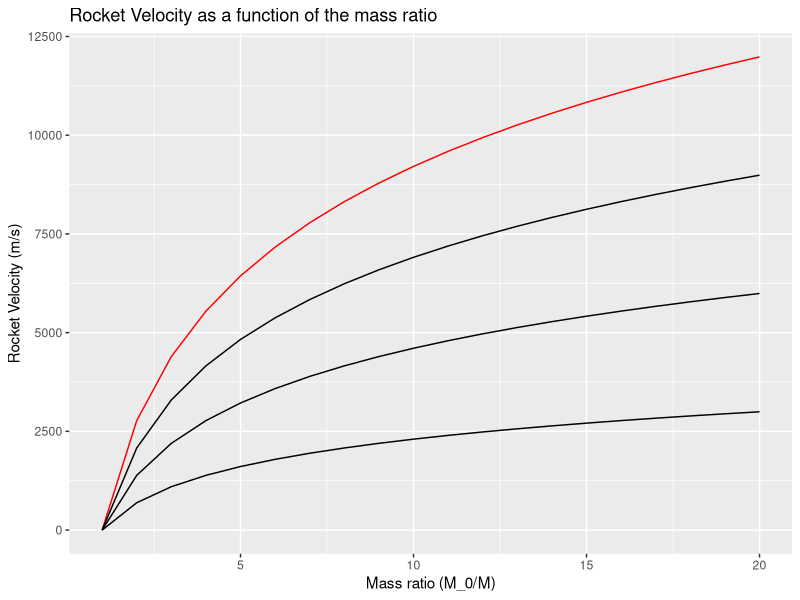

The R source for this figure:
## ---- chunk 1
library(tidyverse)
## ---- chunk 2
AcceleratedForce <- function(m,v.e)
{
  m*v.e
}

RocketEquation <- function(mass.ratio, exhaust.velocity)
{
  exhaust.velocity*log(mass.ratio, base = exp(1))
}

## ---- chunk 3
RocketEquationGraph <- data.frame(Mass.Ratio = c(seq(1:20)))
RocketEquationGraph <- RocketEquationGraph %>% 
  mutate( M4000 = RocketEquation(Mass.Ratio, 4000),M3000 = RocketEquation(Mass.Ratio, 3000),M2000 = RocketEquation(Mass.Ratio, 2000), M1000 = RocketEquation(Mass.Ratio, 1000) )
RocketEquationGraph
## ---- chunk 4
g <- RocketEquationGraph %>% ggplot() + 
  geom_line(aes(Mass.Ratio, M4000), color = "red")+
  geom_line(aes(Mass.Ratio, M3000)) + 
  geom_line(aes(Mass.Ratio, M2000))+
  geom_line(aes(Mass.Ratio, M1000)) + 
  labs(title = "Rocket Velocity as a function of the mass ratio",
       x = "Mass ratio (M_0/M)",
       y = "Rocket Velocity (m/s)")
g
